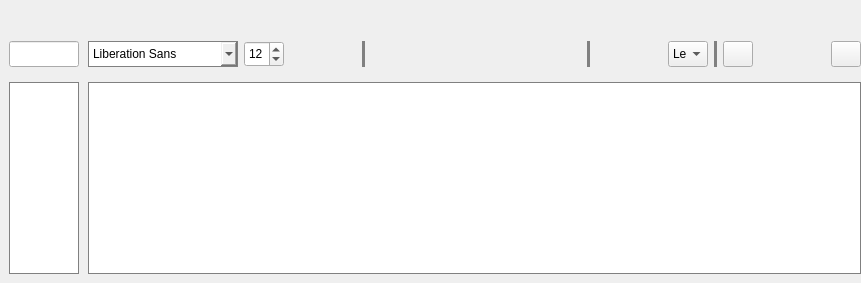
     <widget class="QSplitter" name="mainSplitterPane">
      <property name="styleSheet">
       <string notr="true">QSplitter
{border: 0px;}</string>
      </property>
      <property name="lineWidth">
       <number>0</number>
      </property>
      <property name="orientation">
       <enum>Qt::Horizontal</enum>
      </property>
      <property name="handleWidth">
       <number>0</number>
      </property>
      <widget class="QFrame" name="frameListWidget">
       <property name="styleSheet">
        <string notr="true">QFrame
{
border:0px;
}</string>
       </property>
       <layout class="QVBoxLayout" name="verticalLayout_2">
        <property name="spacing">
         <number>15</number>
        </property>
        <property name="topMargin">
         <number>41</number>
        </property>
        <item>
         <widget class="QLineEdit" name="textSearch">
          <property name="minimumSize">
           <size>
            <width>25</width>
            <height>26</height>
           </size>
          </property>
         </widget>
        </item>
        <item>
         <widget class="QListWidget" name="listWidget">
          <property name="styleSheet">
           <string notr="true">QListWidget{
border: 1px solid grey;
}
</string>
          </property>
          <property name="horizontalScrollBarPolicy">
           <enum>Qt::ScrollBarAlwaysOff</enum>
          </property>
         </widget>
        </item>
       </layout>
      </widget>
      <widget class="QFrame" name="frameEditor">
       <property name="styleSheet">
        <string notr="true">QFrame
{
	border: 0px;
}</string>
       </property>
       <layout class="QVBoxLayout" name="verticalLayout">
        <property name="leftMargin">
         <number>0</number>
        </property>
        <property name="rightMargin">
         <number>0</number>
        </property>
        <item>
         <widget class="QLabel" name="labelTitle">
          <property name="minimumSize">
           <size>
            <width>0</width>
            <height>19</height>
           </size>
          </property>
          <property name="text">
           <string/>
          </property>
         </widget>
        </item>
        <item>
         <widget class="QFrame" name="frameEditorToolBox">
          <property name="sizePolicy">
           <sizepolicy hsizetype="Preferred" vsizetype="Preferred">
            <horstretch>0</horstretch>
            <verstretch>0</verstretch>
           </sizepolicy>
          </property>
          <property name="minimumSize">
           <size>
            <width>0</width>
            <height>0</height>
           </size>
          </property>
          <property name="styleSheet">
           <string notr="true"/>
          </property>
          <property name="frameShape">
           <enum>QFrame::StyledPanel</enum>
          </property>
          <property name="frameShadow">
           <enum>QFrame::Raised</enum>
          </property>
          <layout class="QHBoxLayout" name="horizontalLayout">
           <property name="leftMargin">
            <number>0</number>
           </property>
           <property name="topMargin">
            <number>7</number>
           </property>
           <property name="rightMargin">
            <number>0</number>
           </property>
           <item>
            <widget class="QFontComboBox" name="fontComboBox">
             <property name="minimumSize">
              <size>
               <width>0</width>
               <height>26</height>
              </size>
             </property>
             <property name="maximumSize">
              <size>
               <width>150</width>
               <height>16777215</height>
              </size>
             </property>
             <property name="focusPolicy">
              <enum>Qt::NoFocus</enum>
             </property>
             <property name="toolTip">
              <string>Text Font</string>
             </property>
             <property name="styleSheet">
              <string notr="true">QFontComboBox{
border: 1px solid grey;
}</string>
             </property>
             <property name="editable">
              <bool>false</bool>
             </property>
             <property name="currentText">
              <string>Segoe UI</string>
             </property>
            </widget>
           </item>
           <item>
            <widget class="QSpinBox" name="spinBoxFontSize">
             <property name="minimumSize">
              <size>
               <width>0</width>
               <height>26</height>
              </size>
             </property>
             <property name="maximumSize">
              <size>
               <width>40</width>
               <height>999999</height>
              </size>
             </property>
             <property name="focusPolicy">
              <enum>Qt::NoFocus</enum>
             </property>
             <property name="toolTip">
              <string>Font Size</string>
             </property>
             <property name="minimum">
              <number>1</number>
             </property>
             <property name="maximum">
              <number>70</number>
             </property>
             <property name="value">
              <number>12</number>
             </property>
            </widget>
           </item>
           <item>
            <widget class="QPushButton" name="buttonEditorFontColor">
             <property name="minimumSize">
              <size>
               <width>30</width>
               <height>26</height>
              </size>
             </property>
             <property name="maximumSize">
              <size>
               <width>30</width>
               <height>16777215</height>
              </size>
             </property>
             <property name="cursor">
              <cursorShape>PointingHandCursor</cursorShape>
             </property>
             <property name="focusPolicy">
              <enum>Qt::NoFocus</enum>
             </property>
             <property name="toolTip">
              <string>Font Color</string>
             </property>
             <property name="styleSheet">
              <string notr="true"/>
             </property>
             <property name="text">
              <string/>
             </property>
             <property name="icon">
              <iconset resource="images.qrc">
               <normaloff>:/icons/font_color_icon.png</normaloff>:/icons/font_color_icon.png</iconset>
             </property>
             <property name="flat">
              <bool>true</bool>
             </property>
            </widget>
           </item>
           <item>
            <widget class="QPushButton" name="buttonEditorBackColor">
             <property name="minimumSize">
              <size>
               <width>30</width>
               <height>26</height>
              </size>
             </property>
             <property name="maximumSize">
              <size>
               <width>30</width>
               <height>16777215</height>
              </size>
             </property>
             <property name="cursor">
              <cursorShape>PointingHandCursor</cursorShape>
             </property>
             <property name="text">
              <string/>
             </property>
             <property name="icon">
              <iconset resource="images.qrc">
               <normaloff>:/icons/background_fill_black.png</normaloff>:/icons/background_fill_black.png</iconset>
             </property>
             <property name="flat">
              <bool>true</bool>
             </property>
            </widget>
           </item>
           <item>
            <widget class="Line" name="line">
             <property name="styleSheet">
              <string notr="true">color: grey;
background-color: grey;</string>
             </property>
             <property name="orientation">
              <enum>Qt::Vertical</enum>
             </property>
            </widget>
           </item>
           <item>
            <widget class="QPushButton" name="buttonBold">
             <property name="minimumSize">
              <size>
               <width>30</width>
               <height>26</height>
              </size>
             </property>
             <property name="maximumSize">
              <size>
               <width>30</width>
               <height>16777215</height>
              </size>
             </property>
             <property name="font">
              <font>
               <family>Segoe UI</family>
               <weight>75</weight>
               <bold>true</bold>
              </font>
             </property>
             <property name="cursor">
              <cursorShape>PointingHandCursor</cursorShape>
             </property>
             <property name="focusPolicy">
              <enum>Qt::NoFocus</enum>
             </property>
             <property name="toolTip">
              <string>Bold (Ctrl+B)</string>
             </property>
             <property name="text">
              <string/>
             </property>
             <property name="icon">
              <iconset resource="images.qrc">
               <normaloff>:/icons/bold_icon.png</normaloff>:/icons/bold_icon.png</iconset>
             </property>
             <property name="flat">
              <bool>true</bool>
             </property>
            </widget>
           </item>
           <item>
            <widget class="QPushButton" name="buttonItalic">
             <property name="minimumSize">
              <size>
               <width>30</width>
               <height>26</height>
              </size>
             </property>
             <property name="maximumSize">
              <size>
               <width>30</width>
               <height>16777215</height>
              </size>
             </property>
             <property name="font">
              <font>
               <family>Segoe UI</family>
               <italic>true</italic>
              </font>
             </property>
             <property name="cursor">
              <cursorShape>PointingHandCursor</cursorShape>
             </property>
             <property name="focusPolicy">
              <enum>Qt::NoFocus</enum>
             </property>
             <property name="toolTip">
              <string>Italic (Ctrl+I)</string>
             </property>
             <property name="text">
              <string/>
             </property>
             <property name="icon">
              <iconset resource="images.qrc">
               <normaloff>:/icons/italic_icon.png</normaloff>:/icons/italic_icon.png</iconset>
             </property>
             <property name="flat">
              <bool>true</bool>
             </property>
            </widget>
           </item>
           <item>
            <widget class="QPushButton" name="buttonUnderline">
             <property name="minimumSize">
              <size>
               <width>30</width>
               <height>26</height>
              </size>
             </property>
             <property name="maximumSize">
              <size>
               <width>30</width>
               <height>16777215</height>
              </size>
             </property>
             <property name="font">
              <font>
               <underline>true</underline>
              </font>
             </property>
             <property name="cursor">
              <cursorShape>PointingHandCursor</cursorShape>
             </property>
             <property name="focusPolicy">
              <enum>Qt::NoFocus</enum>
             </property>
             <property name="toolTip">
              <string>Underline (Ctrl+U)</string>
             </property>
             <property name="text">
              <string/>
             </property>
             <property name="icon">
              <iconset resource="images.qrc">
               <normaloff>:/icons/underline_icon.png</normaloff>:/icons/underline_icon.png</iconset>
             </property>
             <property name="flat">
              <bool>true</bool>
             </property>
            </widget>
           </item>
           <item>
            <widget class="QPushButton" name="buttonThrough">
             <property name="minimumSize">
              <size>
               <width>30</width>
               <height>26</height>
              </size>
             </property>
             <property name="maximumSize">
              <size>
               <width>30</width>
               <height>16777215</height>
              </size>
             </property>
             <property name="cursor">
              <cursorShape>PointingHandCursor</cursorShape>
             </property>
             <property name="focusPolicy">
              <enum>Qt::NoFocus</enum>
             </property>
             <property name="toolTip">
              <string>Through (Ctrl+T)</string>
             </property>
             <property name="text">
              <string/>
             </property>
             <property name="icon">
              <iconset resource="images.qrc">
               <normaloff>:/icons/strikethrough_icon.png</normaloff>:/icons/strikethrough_icon.png</iconset>
             </property>
             <property name="flat">
              <bool>true</bool>
             </property>
            </widget>
           </item>
           <item>
            <widget class="QPushButton" name="buttonHighlight">
             <property name="minimumSize">
              <size>
               <width>30</width>
               <height>26</height>
              </size>
             </property>
             <property name="maximumSize">
              <size>
               <width>30</width>
               <height>16777215</height>
              </size>
             </property>
             <property name="cursor">
              <cursorShape>PointingHandCursor</cursorShape>
             </property>
             <property name="focusPolicy">
              <enum>Qt::NoFocus</enum>
             </property>
             <property name="toolTip">
              <string>Highlight (Ctrl+Shift+H)</string>
             </property>
             <property name="text">
              <string/>
             </property>
             <property name="icon">
              <iconset resource="images.qrc">
               <normaloff>:/icons/highlight_icon.png</normaloff>:/icons/highlight_icon.png</iconset>
             </property>
             <property name="flat">
              <bool>true</bool>
             </property>
            </widget>
           </item>
           <item>
            <widget class="QPushButton" name="buttonCode">
             <property name="minimumSize">
              <size>
               <width>30</width>
               <height>26</height>
              </size>
             </property>
             <property name="maximumSize">
              <size>
               <width>30</width>
               <height>16777215</height>
              </size>
             </property>
             <property name="cursor">
              <cursorShape>PointingHandCursor</cursorShape>
             </property>
             <property name="focusPolicy">
              <enum>Qt::NoFocus</enum>
             </property>
             <property name="toolTip">
              <string>Code Snippet (Ctrl+Shift+L)</string>
             </property>
             <property name="text">
              <string/>
             </property>
             <property name="icon">
              <iconset resource="images.qrc">
               <normaloff>:/icons/code_icon.png</normaloff>:/icons/code_icon.png</iconset>
             </property>
             <property name="flat">
              <bool>true</bool>
             </property>
            </widget>
           </item>
           <item>
            <widget class="Line" name="lineOneVert">
             <property name="font">
              <font>
               <pointsize>1</pointsize>
               <kerning>false</kerning>
              </font>
             </property>
             <property name="styleSheet">
              <string notr="true">color: grey;
background-color: grey;</string>
             </property>
             <property name="frameShadow">
              <enum>QFrame::Plain</enum>
             </property>
             <property name="lineWidth">
              <number>0</number>
             </property>
             <property name="midLineWidth">
              <number>0</number>
             </property>
             <property name="orientation">
              <enum>Qt::Vertical</enum>
             </property>
            </widget>
           </item>
           <item>
            <widget class="QPushButton" name="buttonBullets">
             <property name="minimumSize">
              <size>
               <width>30</width>
               <height>26</height>
              </size>
             </property>
             <property name="maximumSize">
              <size>
               <width>30</width>
               <height>16777215</height>
              </size>
             </property>
             <property name="cursor">
              <cursorShape>PointingHandCursor</cursorShape>
             </property>
             <property name="focusPolicy">
              <enum>Qt::NoFocus</enum>
             </property>
             <property name="toolTip">
              <string>Bulleted List (Ctrl+Shift+B)</string>
             </property>
             <property name="text">
              <string/>
             </property>
             <property name="icon">
              <iconset resource="images.qrc">
               <normaloff>:/icons/bullets_icon.png</normaloff>:/icons/bullets_icon.png</iconset>
             </property>
             <property name="flat">
              <bool>true</bool>
             </property>
            </widget>
           </item>
           <item>
            <widget class="QPushButton" name="buttonOrder">
             <property name="minimumSize">
              <size>
               <width>30</width>
               <height>26</height>
              </size>
             </property>
             <property name="maximumSize">
              <size>
               <width>30</width>
               <height>16777215</height>
              </size>
             </property>
             <property name="cursor">
              <cursorShape>PointingHandCursor</cursorShape>
             </property>
             <property name="focusPolicy">
              <enum>Qt::NoFocus</enum>
             </property>
             <property name="toolTip">
              <string>Ordered List (Ctrl+Shift+O)</string>
             </property>
             <property name="text">
              <string/>
             </property>
             <property name="icon">
              <iconset resource="images.qrc">
               <normaloff>:/icons/numbers_icon.png</normaloff>:/icons/numbers_icon.png</iconset>
             </property>
             <property name="flat">
              <bool>true</bool>
             </property>
            </widget>
           </item>
           <item>
            <widget class="QComboBox" name="comboBoxAlignment">
             <property name="minimumSize">
              <size>
               <width>0</width>
               <height>26</height>
              </size>
             </property>
             <property name="maximumSize">
              <size>
               <width>40</width>
               <height>16777215</height>
              </size>
             </property>
             <property name="focusPolicy">
              <enum>Qt::NoFocus</enum>
             </property>
             <property name="toolTip">
              <string>Text Alignment</string>
             </property>
             <property name="sizeAdjustPolicy">
              <enum>QComboBox::AdjustToContents</enum>
             </property>
             <item>
              <property name="text">
               <string>Left</string>
              </property>
              <property name="icon">
               <iconset>
                <selectedon>:/icons/alignleft_icon.png</selectedon>
               </iconset>
              </property>
             </item>
             <item>
              <property name="text">
               <string>Center</string>
              </property>
              <property name="icon">
               <iconset>
                <normalon>:/icons/aligncenter_icon.png</normalon>
               </iconset>
              </property>
             </item>
             <item>
              <property name="text">
               <string>Right</string>
              </property>
              <property name="icon">
               <iconset>
                <normalon>:/icons/alignright_icon.png</normalon>
               </iconset>
              </property>
             </item>
             <item>
              <property name="text">
               <string>Justify</string>
              </property>
              <property name="icon">
               <iconset>
                <normalon>:/icons/justifytext_icon.png</normalon>
               </iconset>
              </property>
             </item>
            </widget>
           </item>
           <item>
            <widget class="Line" name="lineTwoVert">
             <property name="styleSheet">
              <string notr="true">
color: grey;
background-color: grey;</string>
             </property>
             <property name="frameShadow">
              <enum>QFrame::Sunken</enum>
             </property>
             <property name="lineWidth">
              <number>1</number>
             </property>
             <property name="orientation">
              <enum>Qt::Vertical</enum>
             </property>
            </widget>
           </item>
           <item>
            <widget class="QPushButton" name="buttonTable">
             <property name="minimumSize">
              <size>
               <width>30</width>
               <height>26</height>
              </size>
             </property>
             <property name="maximumSize">
              <size>
               <width>30</width>
               <height>16777215</height>
              </size>
             </property>
             <property name="cursor">
              <cursorShape>PointingHandCursor</cursorShape>
             </property>
             <property name="focusPolicy">
              <enum>Qt::NoFocus</enum>
             </property>
             <property name="toolTip">
              <string>Insert Table</string>
             </property>
             <property name="text">
              <string/>
             </property>
             <property name="icon">
              <iconset resource="images.qrc">
               <normaloff>:/icons/table_icon.png</normaloff>:/icons/table_icon.png</iconset>
             </property>
            </widget>
           </item>
           <item>
            <widget class="QPushButton" name="buttonInsertImage">
             <property name="minimumSize">
              <size>
               <width>30</width>
               <height>26</height>
              </size>
             </property>
             <property name="maximumSize">
              <size>
               <width>30</width>
               <height>25</height>
              </size>
             </property>
             <property name="cursor">
              <cursorShape>PointingHandCursor</cursorShape>
             </property>
             <property name="focusPolicy">
              <enum>Qt::NoFocus</enum>
             </property>
             <property name="toolTip">
              <string>Insert Image</string>
             </property>
             <property name="text">
              <string/>
             </property>
             <property name="icon">
              <iconset resource="images.qrc">
               <normaloff>:/icons/image_icon.png</normaloff>:/icons/image_icon.png</iconset>
             </property>
             <property name="flat">
              <bool>true</bool>
             </property>
            </widget>
           </item>
           <item>
            <widget class="QPushButton" name="buttonInsertLine">
             <property name="minimumSize">
              <size>
               <width>30</width>
               <height>26</height>
              </size>
             </property>
             <property name="maximumSize">
              <size>
               <width>30</width>
               <height>25</height>
              </size>
             </property>
             <property name="cursor">
              <cursorShape>PointingHandCursor</cursorShape>
             </property>
             <property name="focusPolicy">
              <enum>Qt::NoFocus</enum>
             </property>
             <property name="toolTip">
              <string>Insert Line</string>
             </property>
             <property name="text">
              <string/>
             </property>
             <property name="icon">
              <iconset resource="images.qrc">
               <normaloff>:/icons/hr_icon.png</normaloff>:/icons/hr_icon.png</iconset>
             </property>
             <property name="flat">
              <bool>true</bool>
             </property>
            </widget>
           </item>
           <item>
            <widget class="QPushButton" name="buttonLink">
             <property name="minimumSize">
              <size>
               <width>30</width>
               <height>26</height>
              </size>
             </property>
             <property name="maximumSize">
              <size>
               <width>30</width>
               <height>16777215</height>
              </size>
             </property>
             <property name="cursor">
              <cursorShape>PointingHandCursor</cursorShape>
             </property>
             <property name="focusPolicy">
              <enum>Qt::NoFocus</enum>
             </property>
             <property name="toolTip">
              <string>Insert Link</string>
             </property>
             <property name="text">
              <string/>
             </property>
             <property name="icon">
              <iconset resource="images.qrc">
               <normaloff>:/icons/link_icon.png</normaloff>:/icons/link_icon.png</iconset>
             </property>
            </widget>
           </item>
           <item>
            <spacer name="horizontalSpacer">
             <property name="orientation">
              <enum>Qt::Horizontal</enum>
             </property>
             <property name="sizeHint" stdset="0">
              <size>
               <width>40</width>
               <height>20</height>
              </size>
             </property>
            </spacer>
           </item>
          </layout>
         </widget>
        </item>
        <item>
         <widget class="QTextBrowser" name="textEditor">
          <property name="font">
           <font>
            <family>Segoe UI</family>
            <pointsize>12</pointsize>
           </font>
          </property>
          <property name="cursor" stdset="0">
           <cursorShape>IBeamCursor</cursorShape>
          </property>
          <property name="styleSheet">
           <string notr="true">QTextEdit{
		border: 1px solid grey;
		background-color: white;
}
QScrollBar:vertical {
        border: none;
        background: white;
        width: 15px;
		margin: 3px;
}

QScrollBar::handle:vertical {
        border: none;
        background:  lightgrey;
        min-height: 30px;
        border-radius: 0px;
}

QScrollBar::add-line:vertical {
        border: none;
        background: none;
        width: 0px;
        height: 0px;
}

QScrollBar::sub-line:vertical {
        border: none;
        background: none;
        width: 0px;
        height: 0px;
}

</string>
          </property>
          <property name="frameShape">
           <enum>QFrame::NoFrame</enum>
          </property>
          <property name="lineWidth">
           <number>0</number>
          </property>
          <property name="horizontalScrollBarPolicy">
           <enum>Qt::ScrollBarAsNeeded</enum>
          </property>
          <property name="autoFormatting">
           <set>QTextEdit::AutoAll</set>
          </property>
          <property name="undoRedoEnabled">
           <bool>true</bool>
          </property>
          <property name="lineWrapMode">
           <enum>QTextEdit::WidgetWidth</enum>
          </property>
          <property name="readOnly">
           <bool>false</bool>
          </property>
          <property name="textInteractionFlags">
           <set>Qt::LinksAccessibleByMouse|Qt::TextEditable|Qt::TextEditorInteraction|Qt::TextSelectableByKeyboard|Qt::TextSelectableByMouse</set>
          </property>
          <property name="openExternalLinks">
           <bool>true</bool>
          </property>
          <property name="openLinks">
           <bool>true</bool>
          </property>
         </widget>
        </item>
       </layout>
      </widget>
     </widget>
